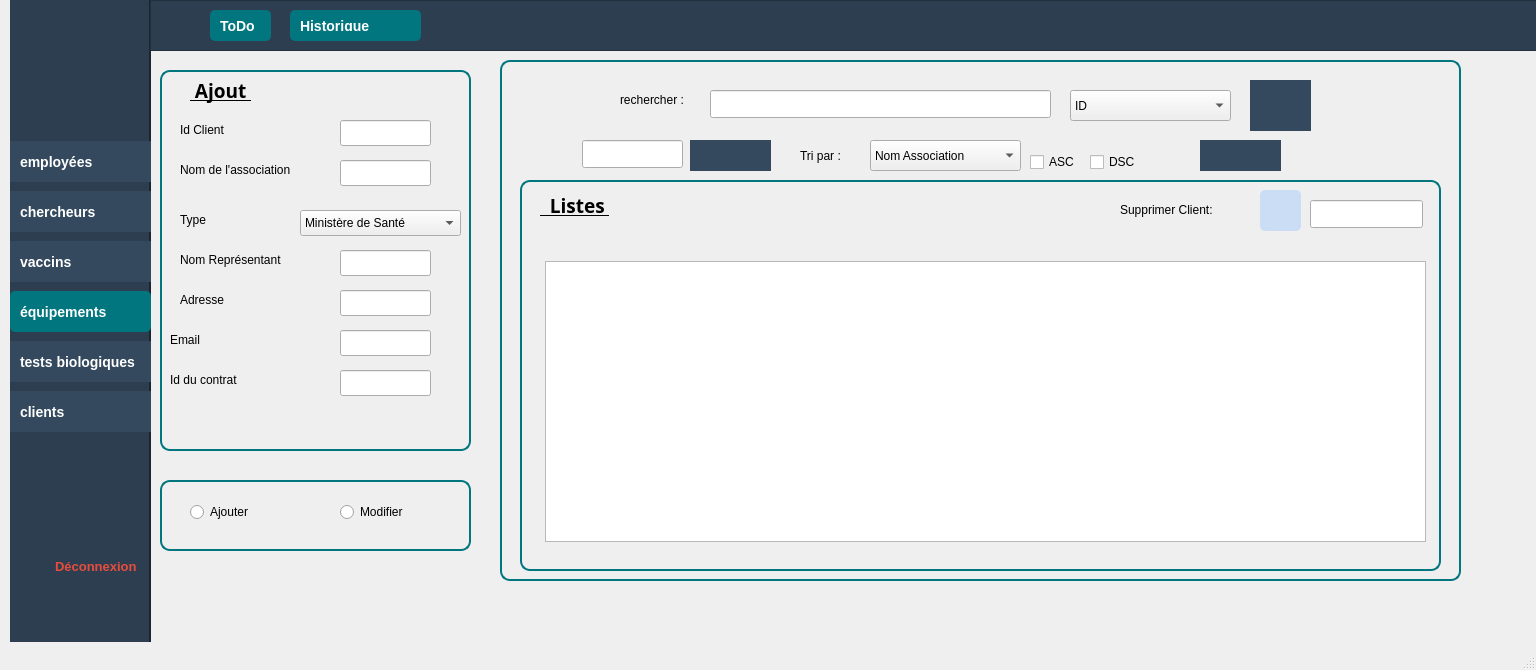
<?xml version="1.0" encoding="UTF-8"?>
<ui version="4.0">
 <class>client1</class>
 <widget class="QMainWindow" name="client1">
  <property name="geometry">
   <rect>
    <x>0</x>
    <y>0</y>
    <width>1536</width>
    <height>670</height>
   </rect>
  </property>
  <property name="windowTitle">
   <string>MainWindow</string>
  </property>
  <property name="styleSheet">
   <string notr="true">/* Style global des boutons */
QPushButton {
    background-color: #34495E;  /* Bleu foncé */
    color: white;
    font-size: 14px;
    font-weight: bold;
    padding: 10px;
    border: none;
    text-align: left;
}

QPushButton:hover {
    background-color: #1ABC9C; /* Vert */
}

QPushButton:checked {
    background-color: #16A085; /* Vert foncé */
}

/* Spécifique au bouton &quot;Équipement&quot; */
QPushButton#btnEquipement {
    background-color: white;  /* Couleur de fond blanche */
    color: #34495E;  /* Texte bleu foncé */
}

QPushButton#btnEquipement:hover {
    background-color: #1ABC9C; /* Vert */
    color: white;  /* Texte blanc */
}

QPushButton#btnEquipement:checked {
    background-color: #16A085; /* Vert foncé */
    color: white;  /* Texte blanc */
}


</string>
  </property>
  <widget class="QWidget" name="centralwidget">
   <widget class="QGroupBox" name="groupBox">
    <property name="geometry">
     <rect>
      <x>160</x>
      <y>70</y>
      <width>311</width>
      <height>401</height>
     </rect>
    </property>
    <property name="autoFillBackground">
     <bool>false</bool>
    </property>
    <property name="styleSheet">
     <string notr="true">QGroupBox {
    border: 2px solid #02767F; /* Couleur turquoise pour la bordure */
    border-radius: 10px;  /* Coins arrondis */
    padding: 10px;  /* Espacement interne */
    margin-bottom: 20px;  /* Espacement en bas */
}
</string>
    </property>
    <property name="title">
     <string/>
    </property>
    <widget class="QLabel" name="label">
     <property name="geometry">
      <rect>
       <x>20</x>
       <y>50</y>
       <width>131</width>
       <height>20</height>
      </rect>
     </property>
     <property name="styleSheet">
      <string notr="true">QLabel#label{
color: #000000;
}</string>
     </property>
     <property name="text">
      <string>Id Client</string>
     </property>
    </widget>
    <widget class="QLineEdit" name="lineEdit_ID">
     <property name="geometry">
      <rect>
       <x>180</x>
       <y>50</y>
       <width>91</width>
       <height>26</height>
      </rect>
     </property>
    </widget>
    <widget class="QLabel" name="label_2">
     <property name="geometry">
      <rect>
       <x>20</x>
       <y>90</y>
       <width>151</width>
       <height>20</height>
      </rect>
     </property>
     <property name="styleSheet">
      <string notr="true">QLabel#label_2{
color: #000000;
}</string>
     </property>
     <property name="text">
      <string>Nom de l'association</string>
     </property>
    </widget>
    <widget class="QLabel" name="label_3">
     <property name="geometry">
      <rect>
       <x>20</x>
       <y>180</y>
       <width>131</width>
       <height>20</height>
      </rect>
     </property>
     <property name="styleSheet">
      <string notr="true">QLabel#label_3{
color: #000000;
}</string>
     </property>
     <property name="text">
      <string>Nom Représentant</string>
     </property>
    </widget>
    <widget class="QLabel" name="label_5">
     <property name="geometry">
      <rect>
       <x>20</x>
       <y>220</y>
       <width>63</width>
       <height>20</height>
      </rect>
     </property>
     <property name="styleSheet">
      <string notr="true">QLabel#label_5{
color: #000000;
}</string>
     </property>
     <property name="text">
      <string>Adresse</string>
     </property>
    </widget>
    <widget class="QLabel" name="label_7">
     <property name="geometry">
      <rect>
       <x>10</x>
       <y>260</y>
       <width>171</width>
       <height>20</height>
      </rect>
     </property>
     <property name="styleSheet">
      <string notr="true">QLabel#label_7{
color: #000000;
}</string>
     </property>
     <property name="text">
      <string>Email</string>
     </property>
    </widget>
    <widget class="QLabel" name="ajout">
     <property name="geometry">
      <rect>
       <x>30</x>
       <y>0</y>
       <width>301</width>
       <height>41</height>
      </rect>
     </property>
     <property name="palette">
      <palette>
       <active>
        <colorrole role="WindowText">
         <brush brushstyle="SolidPattern">
          <color alpha="255">
           <red>0</red>
           <green>0</green>
           <blue>0</blue>
          </color>
         </brush>
        </colorrole>
        <colorrole role="Text">
         <brush brushstyle="SolidPattern">
          <color alpha="255">
           <red>0</red>
           <green>0</green>
           <blue>0</blue>
          </color>
         </brush>
        </colorrole>
        <colorrole role="ButtonText">
         <brush brushstyle="SolidPattern">
          <color alpha="255">
           <red>0</red>
           <green>0</green>
           <blue>0</blue>
          </color>
         </brush>
        </colorrole>
        <colorrole role="PlaceholderText">
         <brush brushstyle="SolidPattern">
          <color alpha="128">
           <red>0</red>
           <green>0</green>
           <blue>0</blue>
          </color>
         </brush>
        </colorrole>
       </active>
       <inactive>
        <colorrole role="WindowText">
         <brush brushstyle="SolidPattern">
          <color alpha="255">
           <red>0</red>
           <green>0</green>
           <blue>0</blue>
          </color>
         </brush>
        </colorrole>
        <colorrole role="Text">
         <brush brushstyle="SolidPattern">
          <color alpha="255">
           <red>0</red>
           <green>0</green>
           <blue>0</blue>
          </color>
         </brush>
        </colorrole>
        <colorrole role="ButtonText">
         <brush brushstyle="SolidPattern">
          <color alpha="255">
           <red>0</red>
           <green>0</green>
           <blue>0</blue>
          </color>
         </brush>
        </colorrole>
        <colorrole role="PlaceholderText">
         <brush brushstyle="SolidPattern">
          <color alpha="128">
           <red>0</red>
           <green>0</green>
           <blue>0</blue>
          </color>
         </brush>
        </colorrole>
       </inactive>
       <disabled>
        <colorrole role="WindowText">
         <brush brushstyle="SolidPattern">
          <color alpha="255">
           <red>0</red>
           <green>0</green>
           <blue>0</blue>
          </color>
         </brush>
        </colorrole>
        <colorrole role="Text">
         <brush brushstyle="SolidPattern">
          <color alpha="255">
           <red>0</red>
           <green>0</green>
           <blue>0</blue>
          </color>
         </brush>
        </colorrole>
        <colorrole role="ButtonText">
         <brush brushstyle="SolidPattern">
          <color alpha="255">
           <red>0</red>
           <green>0</green>
           <blue>0</blue>
          </color>
         </brush>
        </colorrole>
        <colorrole role="PlaceholderText">
         <brush brushstyle="SolidPattern">
          <color alpha="128">
           <red>0</red>
           <green>0</green>
           <blue>0</blue>
          </color>
         </brush>
        </colorrole>
       </disabled>
      </palette>
     </property>
     <property name="font">
      <font>
       <family>Segoe UI Variable</family>
       <pointsize>14</pointsize>
       <bold>true</bold>
       <underline>true</underline>
      </font>
     </property>
     <property name="styleSheet">
      <string notr="true">QLabel#ajout{
color: #000000;
}</string>
     </property>
     <property name="text">
      <string> Ajout </string>
     </property>
    </widget>
    <widget class="QLineEdit" name="lineEdit_nomA">
     <property name="geometry">
      <rect>
       <x>180</x>
       <y>90</y>
       <width>91</width>
       <height>26</height>
      </rect>
     </property>
    </widget>
    <widget class="QLabel" name="label_4">
     <property name="geometry">
      <rect>
       <x>20</x>
       <y>140</y>
       <width>151</width>
       <height>20</height>
      </rect>
     </property>
     <property name="styleSheet">
      <string notr="true">QLabel#label_4{
color: #000000;
}</string>
     </property>
     <property name="text">
      <string>Type</string>
     </property>
    </widget>
    <widget class="QComboBox" name="typeCombo">
     <property name="geometry">
      <rect>
       <x>140</x>
       <y>140</y>
       <width>161</width>
       <height>26</height>
      </rect>
     </property>
     <item>
      <property name="text">
       <string>Ministère de Santé</string>
      </property>
     </item>
     <item>
      <property name="text">
       <string>Laboratoire d'analyse</string>
      </property>
     </item>
     <item>
      <property name="text">
       <string>Centre pharmaceutique</string>
      </property>
     </item>
    </widget>
    <widget class="QLineEdit" name="lineEdit_Rep">
     <property name="geometry">
      <rect>
       <x>180</x>
       <y>180</y>
       <width>91</width>
       <height>26</height>
      </rect>
     </property>
    </widget>
    <widget class="QLineEdit" name="lineEdit_ctr">
     <property name="geometry">
      <rect>
       <x>180</x>
       <y>300</y>
       <width>91</width>
       <height>26</height>
      </rect>
     </property>
    </widget>
    <widget class="QLineEdit" name="lineEdit_email">
     <property name="geometry">
      <rect>
       <x>180</x>
       <y>260</y>
       <width>91</width>
       <height>26</height>
      </rect>
     </property>
    </widget>
    <widget class="QLineEdit" name="lineEdit_adr">
     <property name="geometry">
      <rect>
       <x>180</x>
       <y>220</y>
       <width>91</width>
       <height>26</height>
      </rect>
     </property>
    </widget>
    <widget class="QLabel" name="label_12">
     <property name="geometry">
      <rect>
       <x>10</x>
       <y>300</y>
       <width>171</width>
       <height>20</height>
      </rect>
     </property>
     <property name="styleSheet">
      <string notr="true">QLabel#label_12{
color:#000000;
}</string>
     </property>
     <property name="text">
      <string>Id du contrat</string>
     </property>
    </widget>
   </widget>
   <widget class="QWidget" name="sidebare" native="true">
    <property name="geometry">
     <rect>
      <x>10</x>
      <y>-9</y>
      <width>141</width>
      <height>651</height>
     </rect>
    </property>
    <property name="styleSheet">
     <string notr="true">#sidebare {
    background-color: #2C3E50; /* Couleur bleu foncé */
    border-right: 2px solid #1A252F;
}QPushButton:hover {
    background-color: #1ABC9C; /* Vert */
}

QPushButton:checked {
    background-color: #16A085; /* Vert foncé */
}

/* Spécifique au bouton &quot;Équipement&quot; */
QPushButton#btnEquipement {
    background-color: white;  /* Couleur de fond blanche */
    color: #34495E;  /* Texte bleu foncé */
}

QPushButton#btnEquipement:hover {
    background-color: #1ABC9C; /* Vert */
    color: white;  /* Texte blanc */
}

QPushButton#btnEquipement:checked {
    background-color: #16A085; /* Vert foncé */
    color: white;  /* Texte blanc */
}
</string>
    </property>
    <widget class="QLabel" name="logo">
     <property name="geometry">
      <rect>
       <x>20</x>
       <y>20</y>
       <width>111</width>
       <height>111</height>
      </rect>
     </property>
     <property name="text">
      <string/>
     </property>
     <property name="pixmap">
      <pixmap>../application/logo1.png</pixmap>
     </property>
    </widget>
    <widget class="QPushButton" name="emp1">
     <property name="geometry">
      <rect>
       <x>0</x>
       <y>150</y>
       <width>141</width>
       <height>41</height>
      </rect>
     </property>
     <property name="text">
      <string>employées</string>
     </property>
     <property name="icon">
      <iconset>
       <normaloff>empe.png</normaloff>empe.png</iconset>
     </property>
    </widget>
    <widget class="QPushButton" name="chercheur">
     <property name="geometry">
      <rect>
       <x>0</x>
       <y>200</y>
       <width>141</width>
       <height>41</height>
      </rect>
     </property>
     <property name="text">
      <string>chercheurs</string>
     </property>
     <property name="icon">
      <iconset>
       <normaloff>cher.png</normaloff>cher.png</iconset>
     </property>
    </widget>
    <widget class="QPushButton" name="vac">
     <property name="geometry">
      <rect>
       <x>0</x>
       <y>250</y>
       <width>141</width>
       <height>41</height>
      </rect>
     </property>
     <property name="text">
      <string>vaccins</string>
     </property>
     <property name="icon">
      <iconset>
       <normaloff>vaccin.png</normaloff>vaccin.png</iconset>
     </property>
     <property name="iconSize">
      <size>
       <width>20</width>
       <height>20</height>
      </size>
     </property>
    </widget>
    <widget class="QPushButton" name="eq">
     <property name="geometry">
      <rect>
       <x>0</x>
       <y>300</y>
       <width>141</width>
       <height>41</height>
      </rect>
     </property>
     <property name="styleSheet">
      <string notr="true">QPushButton {
    background-color: #02767F;  /* Vert foncé */
    color: white;               /* Texte en blanc */
    border-radius: 5px;         /* Bords arrondis */
    padding: 10px;              /* Espacement interne */
    font-weight: bold;          /* Texte en gras */
    border: none;               /* Supprimer la bordure */
}

QPushButton:hover {
    background-color: #247361;  /* Vert plus foncé au survol */
}</string>
     </property>
     <property name="text">
      <string>équipements</string>
     </property>
     <property name="icon">
      <iconset>
       <normaloff>equipement.png</normaloff>equipement.png</iconset>
     </property>
    </widget>
    <widget class="QPushButton" name="client">
     <property name="geometry">
      <rect>
       <x>0</x>
       <y>400</y>
       <width>141</width>
       <height>41</height>
      </rect>
     </property>
     <property name="text">
      <string>clients</string>
     </property>
     <property name="icon">
      <iconset>
       <normaloff>client.png</normaloff>client.png</iconset>
     </property>
    </widget>
    <widget class="QPushButton" name="test">
     <property name="geometry">
      <rect>
       <x>0</x>
       <y>350</y>
       <width>151</width>
       <height>41</height>
      </rect>
     </property>
     <property name="text">
      <string>tests biologiques</string>
     </property>
     <property name="icon">
      <iconset>
       <normaloff>teste.png</normaloff>teste.png</iconset>
     </property>
    </widget>
    <widget class="QPushButton" name="pushButton_8">
     <property name="geometry">
      <rect>
       <x>30</x>
       <y>560</y>
       <width>111</width>
       <height>31</height>
      </rect>
     </property>
     <property name="styleSheet">
      <string notr="true">QPushButton#pushButton_8 {
    background-color: transparent;
    color: #E74C3C;  /* Rouge */
    font-size: 13px;
    font-weight: bold;
    border: none;
    padding: 8px 15px;
    text-align: left;
}

QPushButton#pushButton_8:hover {
    color: #C0392B;  /* Rouge foncé au survol */
}

QPushButton#pushButton_8:pressed {
    color: #A93226;  /* Encore plus foncé au clic */
}

/* Ajouter une icône à gauche du texte */
QPushButton#pushButton_8::before {
    content: &quot;⏻ &quot;;  /* Icône de mise hors tension */
    font-size: 18px;
    margin-right: 8px;
}
</string>
     </property>
     <property name="text">
      <string>Déconnexion</string>
     </property>
    </widget>
    <widget class="QLabel" name="logout">
     <property name="geometry">
      <rect>
       <x>10</x>
       <y>560</y>
       <width>31</width>
       <height>31</height>
      </rect>
     </property>
     <property name="text">
      <string/>
     </property>
     <property name="pixmap">
      <pixmap>../application/logout.png</pixmap>
     </property>
    </widget>
   </widget>
   <widget class="QGroupBox" name="groupBox_3">
    <property name="geometry">
     <rect>
      <x>160</x>
      <y>480</y>
      <width>311</width>
      <height>91</height>
     </rect>
    </property>
    <property name="styleSheet">
     <string notr="true">QGroupBox {
    border: 2px solid #02767F; /* Couleur turquoise pour la bordure */
    border-radius: 10px;  /* Coins arrondis */
    padding: 10px;  /* Espacement interne */
    margin-bottom: 20px;  /* Espacement en bas */
}
</string>
    </property>
    <property name="title">
     <string/>
    </property>
    <widget class="QRadioButton" name="radioButton_Ajouter">
     <property name="geometry">
      <rect>
       <x>30</x>
       <y>20</y>
       <width>110</width>
       <height>24</height>
      </rect>
     </property>
     <property name="styleSheet">
      <string notr="true">QRadioButton#radioButton_Ajouter{
color:#000000;
}</string>
     </property>
     <property name="text">
      <string>Ajouter</string>
     </property>
    </widget>
    <widget class="QRadioButton" name="radioButton_Modifier">
     <property name="geometry">
      <rect>
       <x>180</x>
       <y>20</y>
       <width>110</width>
       <height>24</height>
      </rect>
     </property>
     <property name="styleSheet">
      <string notr="true">QRadioButton#radioButton_Modifier{
color:#000000;
}</string>
     </property>
     <property name="text">
      <string>Modifier</string>
     </property>
    </widget>
   </widget>
   <widget class="QFrame" name="frame">
    <property name="geometry">
     <rect>
      <x>150</x>
      <y>0</y>
      <width>1391</width>
      <height>51</height>
     </rect>
    </property>
    <property name="styleSheet">
     <string notr="true">#frame {
    background-color: #2C3E50; /* Couleur bleu foncé */
    border-right: 2px solid #dee2e6;;
}QPushButton:hover {
    background-color: #1ABC9C; /* Vert */
}

QPushButton:checked {
    background-color: #16A085; /* Vert foncé */
}

/* Spécifique au bouton &quot;Équipement&quot; */
QPushButton#btnEquipement {
    background-color: white;  /* Couleur de fond blanche */
    color: #34495E;  /* Texte bleu foncé */
}

QPushButton#btnEquipement:hover {
    background-color: #1ABC9C; /* Vert */
    color: white;  /* Texte blanc */
}

QPushButton#btnEquipement:checked {
    background-color: #16A085; /* Vert foncé */
    color: white;  /* Texte blanc */
}
</string>
    </property>
    <property name="frameShape">
     <enum>QFrame::Shape::StyledPanel</enum>
    </property>
    <property name="frameShadow">
     <enum>QFrame::Shadow::Raised</enum>
    </property>
    <widget class="QPushButton" name="todo">
     <property name="geometry">
      <rect>
       <x>60</x>
       <y>10</y>
       <width>61</width>
       <height>31</height>
      </rect>
     </property>
     <property name="styleSheet">
      <string notr="true">QPushButton {
    background-color: #02767F;  /* Vert foncé */
    color: white;               /* Texte en blanc */
    border-radius: 5px;         /* Bords arrondis */
    padding: 10px;              /* Espacement interne */
    font-weight: bold;          /* Texte en gras */
    border: none;               /* Supprimer la bordure */
}

QPushButton:hover {
    background-color: #247361;  /* Vert plus foncé au survol */
}</string>
     </property>
     <property name="text">
      <string>ToDo</string>
     </property>
    </widget>
    <widget class="QLabel" name="label_debug">
     <property name="geometry">
      <rect>
       <x>260</x>
       <y>20</y>
       <width>63</width>
       <height>20</height>
      </rect>
     </property>
     <property name="text">
      <string/>
     </property>
    </widget>
    <widget class="QLabel" name="debug">
     <property name="geometry">
      <rect>
       <x>280</x>
       <y>10</y>
       <width>63</width>
       <height>20</height>
      </rect>
     </property>
     <property name="text">
      <string/>
     </property>
    </widget>
    <widget class="QPushButton" name="History">
     <property name="geometry">
      <rect>
       <x>140</x>
       <y>10</y>
       <width>131</width>
       <height>31</height>
      </rect>
     </property>
     <property name="styleSheet">
      <string notr="true">QPushButton {
    background-color: #02767F;  /* Vert foncé */
    color: white;               /* Texte en blanc */
    border-radius: 5px;         /* Bords arrondis */
    padding: 10px;              /* Espacement interne */
    font-weight: bold;          /* Texte en gras */
    border: none;               /* Supprimer la bordure */
}

QPushButton:hover {
    background-color: #247361;  /* Vert plus foncé au survol */
}</string>
     </property>
     <property name="text">
      <string>Historique</string>
     </property>
    </widget>
    <widget class="QLabel" name="client_2">
     <property name="geometry">
      <rect>
       <x>370</x>
       <y>20</y>
       <width>371</width>
       <height>16</height>
      </rect>
     </property>
     <property name="text">
      <string/>
     </property>
    </widget>
   </widget>
   <widget class="QGroupBox" name="groupBox_2">
    <property name="geometry">
     <rect>
      <x>500</x>
      <y>60</y>
      <width>961</width>
      <height>541</height>
     </rect>
    </property>
    <property name="font">
     <font>
      <pointsize>12</pointsize>
      <italic>true</italic>
      <bold>true</bold>
     </font>
    </property>
    <property name="styleSheet">
     <string notr="true">/* Tableau principal */
table {
    width: 100%;
    border-collapse: collapse;
    margin: 20px 0;
    font-size: 14px;
    background-color: #02767F;
    border: 1px solid #02767F;
}

/* Style des en-têtes de colonne */
th {
    background-color: #007bff;
    color: white;
    padding: 12px 15px;
    text-align: center;
    font-weight: bold;
}

/* Style des cellules de données */
td {
    padding: 12px 15px;
    text-align: center;
    border: 1px solid #ddd;
}

/* Style de la colonne &quot;Actions&quot; */
td.actions {
    display: flex;
    justify-content: center;
    gap: 10px;
}

/* Bouton Modifier */
button.modify-btn {
    background-color: #ffc107;
    color: black;
    border: none;
    padding: 8px 12px;
    border-radius: 5px;
    cursor: pointer;
    font-size: 14px;
    transition: background-color 0.3s;
}

button.modify-btn:hover {
    background-color: #e0a800;
}

/* Bouton Supprimer */
button.delete-btn {
    background-color: #dc3545;
    color: white;
    border: none;
    padding: 8px 12px;
    border-radius: 5px;
    cursor: pointer;
    font-size: 14px;
    transition: background-color 0.3s;
}

button.delete-btn:hover {
    background-color: #c82333;
}

/* Style de ligne lorsque la souris passe dessus */
tr:hover {
    background-color: #f1f1f1;
}

/* Style des lignes impaires pour un meilleur contraste */
tr:nth-child(odd) {
    background-color: #f7f7f7;
}

/* Style de la dernière colonne (Actions) */
td.actions {
    display: flex;
    justify-content: center;
    align-items: center;
}

/* Pour le contenu des images */
td img {
    width: 40px;
    height: 40px;
    object-fit: cover;
    border-radius: 50%;
}
QGroupBox {
    border: 2px solid #02767F; /* Couleur turquoise pour la bordure */
    border-radius: 10px;  /* Coins arrondis */
    padding: 10px;  /* Espacement interne */
    margin-bottom: 20px;  /* Espacement en bas */
}


</string>
    </property>
    <property name="title">
     <string/>
    </property>
    <widget class="QLabel" name="label_8">
     <property name="geometry">
      <rect>
       <x>120</x>
       <y>30</y>
       <width>81</width>
       <height>20</height>
      </rect>
     </property>
     <property name="styleSheet">
      <string notr="true">QLabel#label_8{
color:#000000;
}</string>
     </property>
     <property name="text">
      <string>rechercher :</string>
     </property>
    </widget>
    <widget class="QComboBox" name="CBbar">
     <property name="geometry">
      <rect>
       <x>570</x>
       <y>30</y>
       <width>161</width>
       <height>31</height>
      </rect>
     </property>
     <item>
      <property name="text">
       <string>ID</string>
      </property>
     </item>
     <item>
      <property name="text">
       <string>Aucune</string>
      </property>
     </item>
     <item>
      <property name="text">
       <string>Adresse</string>
      </property>
     </item>
     <item>
      <property name="text">
       <string>Type Association</string>
      </property>
     </item>
    </widget>
    <widget class="QComboBox" name="CBtri">
     <property name="geometry">
      <rect>
       <x>370</x>
       <y>80</y>
       <width>151</width>
       <height>31</height>
      </rect>
     </property>
     <item>
      <property name="text">
       <string>Nom Association</string>
      </property>
     </item>
     <item>
      <property name="text">
       <string>Adresse</string>
      </property>
     </item>
     <item>
      <property name="text">
       <string>Type Association</string>
      </property>
     </item>
    </widget>
    <widget class="QLabel" name="label_11">
     <property name="geometry">
      <rect>
       <x>300</x>
       <y>80</y>
       <width>63</width>
       <height>31</height>
      </rect>
     </property>
     <property name="styleSheet">
      <string notr="true">QLabel#label_11{
color:#000000;
}</string>
     </property>
     <property name="text">
      <string>Tri par :</string>
     </property>
    </widget>
    <widget class="QPushButton" name="pdf">
     <property name="geometry">
      <rect>
       <x>190</x>
       <y>80</y>
       <width>81</width>
       <height>31</height>
      </rect>
     </property>
     <property name="styleSheet">
      <string notr="true">QPushButton {
    qproperty-iconSize: 21px 21px;  /* Taille de l'icône */
    text-align: center; /* Centrage du texte si besoin */
}
</string>
     </property>
     <property name="text">
      <string/>
     </property>
     <property name="icon">
      <iconset>
       <normaloff>../../../Downloads/projet_c (3)/projet_c/pdf1.png</normaloff>../../../Downloads/projet_c (3)/projet_c/pdf1.png</iconset>
     </property>
     <property name="iconSize">
      <size>
       <width>21</width>
       <height>21</height>
      </size>
     </property>
    </widget>
    <widget class="QPushButton" name="stat">
     <property name="geometry">
      <rect>
       <x>700</x>
       <y>80</y>
       <width>81</width>
       <height>31</height>
      </rect>
     </property>
     <property name="styleSheet">
      <string notr="true">QPushButton {
    qproperty-iconSize: 21px 21px;  /* Taille de l'icône */
    text-align: center; /* Centrage du texte si besoin */
}
</string>
     </property>
     <property name="text">
      <string/>
     </property>
     <property name="icon">
      <iconset>
       <normaloff>../../../Downloads/projet_c (3)/projet_c/st.png</normaloff>../../../Downloads/projet_c (3)/projet_c/st.png</iconset>
     </property>
     <property name="iconSize">
      <size>
       <width>21</width>
       <height>21</height>
      </size>
     </property>
    </widget>
    <widget class="QPushButton" name="ok">
     <property name="geometry">
      <rect>
       <x>750</x>
       <y>20</y>
       <width>61</width>
       <height>51</height>
      </rect>
     </property>
     <property name="text">
      <string/>
     </property>
     <property name="icon">
      <iconset>
       <normaloff>../../../Downloads/projet_c (3)/projet_c/search.png</normaloff>../../../Downloads/projet_c (3)/projet_c/search.png</iconset>
     </property>
     <property name="iconSize">
      <size>
       <width>40</width>
       <height>40</height>
      </size>
     </property>
    </widget>
    <widget class="QCheckBox" name="ASC">
     <property name="geometry">
      <rect>
       <x>530</x>
       <y>90</y>
       <width>91</width>
       <height>24</height>
      </rect>
     </property>
     <property name="text">
      <string>ASC</string>
     </property>
    </widget>
    <widget class="QCheckBox" name="DSC">
     <property name="geometry">
      <rect>
       <x>590</x>
       <y>90</y>
       <width>91</width>
       <height>24</height>
      </rect>
     </property>
     <property name="text">
      <string>DSC</string>
     </property>
    </widget>
    <widget class="QGroupBox" name="groupBox_4">
     <property name="geometry">
      <rect>
       <x>20</x>
       <y>120</y>
       <width>921</width>
       <height>411</height>
      </rect>
     </property>
     <property name="title">
      <string/>
     </property>
     <widget class="QLabel" name="label_10">
      <property name="geometry">
       <rect>
        <x>20</x>
        <y>10</y>
        <width>161</width>
        <height>31</height>
       </rect>
      </property>
      <property name="font">
       <font>
        <family>Segoe UI Variable</family>
        <pointsize>14</pointsize>
        <bold>true</bold>
        <underline>true</underline>
       </font>
      </property>
      <property name="styleSheet">
       <string notr="true">QLabel#label_10{
color:#000000;
}</string>
      </property>
      <property name="text">
       <string>  Listes </string>
      </property>
     </widget>
     <widget class="QPushButton" name="pushButton_supp">
      <property name="geometry">
       <rect>
        <x>740</x>
        <y>10</y>
        <width>41</width>
        <height>41</height>
       </rect>
      </property>
      <property name="styleSheet">
       <string notr="true">
QPushButton {
        background-color: #cbddf5; /* Rouge */
        color: white;
        border-radius: 5px;
        padding: 5px;
        font-weight: bold;
    }
    QPushButton:hover {
        background-color: #ff1a1a;  /* Rouge plus foncé au survol */
    }
    QPushButton:pressed {
        background-color: #cc0000;  /* Rouge foncé au clic */
    }</string>
      </property>
      <property name="text">
       <string/>
      </property>
      <property name="icon">
       <iconset>
        <normaloff>../../../Downloads/projet_c (3)/projet_c/effacer.png</normaloff>../../../Downloads/projet_c (3)/projet_c/effacer.png</iconset>
      </property>
      <property name="iconSize">
       <size>
        <width>25</width>
        <height>25</height>
       </size>
      </property>
     </widget>
     <widget class="QLineEdit" name="LineEdit_supp">
      <property name="geometry">
       <rect>
        <x>790</x>
        <y>20</y>
        <width>113</width>
        <height>28</height>
       </rect>
      </property>
     </widget>
     <widget class="QTableView" name="tableView">
      <property name="geometry">
       <rect>
        <x>25</x>
        <y>81</y>
        <width>881</width>
        <height>281</height>
       </rect>
      </property>
     </widget>
     <widget class="QLabel" name="label_6">
      <property name="geometry">
       <rect>
        <x>600</x>
        <y>20</y>
        <width>121</width>
        <height>20</height>
       </rect>
      </property>
      <property name="styleSheet">
       <string notr="true">QLabel#label_6{
color:#000000;
}</string>
      </property>
      <property name="text">
       <string>Supprimer Client:</string>
      </property>
     </widget>
    </widget>
    <widget class="QLineEdit" name="Rbar">
     <property name="geometry">
      <rect>
       <x>210</x>
       <y>30</y>
       <width>341</width>
       <height>28</height>
      </rect>
     </property>
    </widget>
    <widget class="QLineEdit" name="pdfline">
     <property name="geometry">
      <rect>
       <x>82</x>
       <y>80</y>
       <width>101</width>
       <height>28</height>
      </rect>
     </property>
    </widget>
    <zorder>groupBox_4</zorder>
    <zorder>label_8</zorder>
    <zorder>CBbar</zorder>
    <zorder>CBtri</zorder>
    <zorder>label_11</zorder>
    <zorder>pdf</zorder>
    <zorder>stat</zorder>
    <zorder>ok</zorder>
    <zorder>ASC</zorder>
    <zorder>DSC</zorder>
    <zorder>Rbar</zorder>
    <zorder>pdfline</zorder>
   </widget>
   <widget class="QLabel" name="bg">
    <property name="geometry">
     <rect>
      <x>150</x>
      <y>50</y>
      <width>1381</width>
      <height>571</height>
     </rect>
    </property>
    <property name="text">
     <string/>
    </property>
    <property name="pixmap">
     <pixmap>../application/bg.jpg</pixmap>
    </property>
   </widget>
   <widget class="QStackedWidget" name="stackedWidget">
    <property name="geometry">
     <rect>
      <x>9</x>
      <y>-1</y>
      <width>1531</width>
      <height>621</height>
     </rect>
    </property>
    <widget class="QWidget" name="page_9"/>
    <widget class="QWidget" name="page_10"/>
   </widget>
   <zorder>stackedWidget</zorder>
   <zorder>bg</zorder>
   <zorder>groupBox</zorder>
   <zorder>groupBox_2</zorder>
   <zorder>sidebare</zorder>
   <zorder>groupBox_3</zorder>
   <zorder>frame</zorder>
  </widget>
  <widget class="QMenuBar" name="menubar">
   <property name="geometry">
    <rect>
     <x>0</x>
     <y>0</y>
     <width>1536</width>
     <height>25</height>
    </rect>
   </property>
  </widget>
  <widget class="QStatusBar" name="statusbar"/>
 </widget>
 <resources/>
 <connections/>
</ui>
